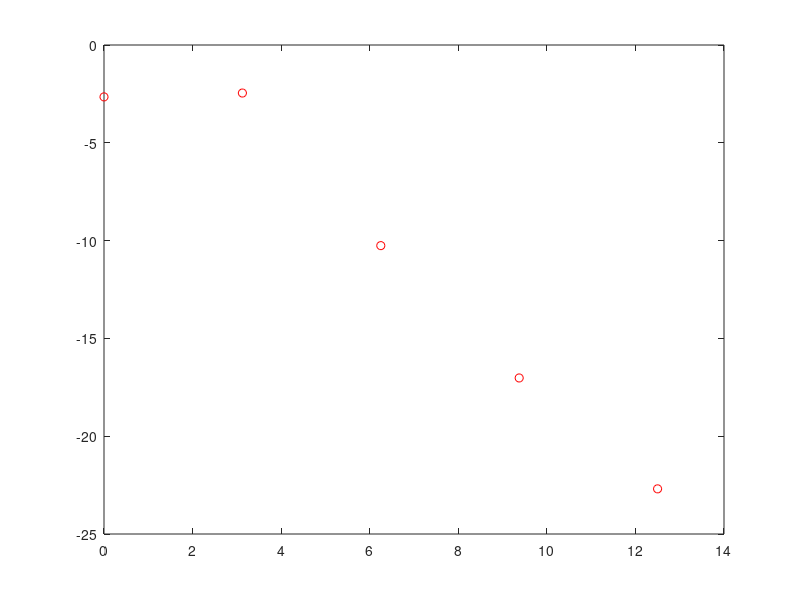

MATLAB code to generate this figure: (Note: this script raises an error after producing the figure.)
function test_normaleqs()
  % This fcn generates a set of noisy data, then calls normaleqs
  % to fit a line to the data.

  Nvec = [5, 25, 125];
  for idx = 1:length(Nvec)

    fprintf('--------------------------------------------------\n')
    N = Nvec(idx);

    % Create clean line
    x = linspace(0, 2.5*N, N)';
    yzero = 5*randn();
    beta = 2*randn();
    y = yzero + beta*x;

    % Now make noise on line
    err = sqrt(N);
    y = y+err*randn(size(y));

    close all
    plot(x,y, 'ro');
    hold on

    % Now do fit
    [y0, b] = normaleqs(x, y);

    fprintf('Original yzero = %f, fitted y0 = %f\n', yzero, y0)
    fprintf('Original beta = %f, fitted b = %f\n', beta, b)

    yfit = y0 + b*x;
    plot(x, yfit)

    pause
  end


end

